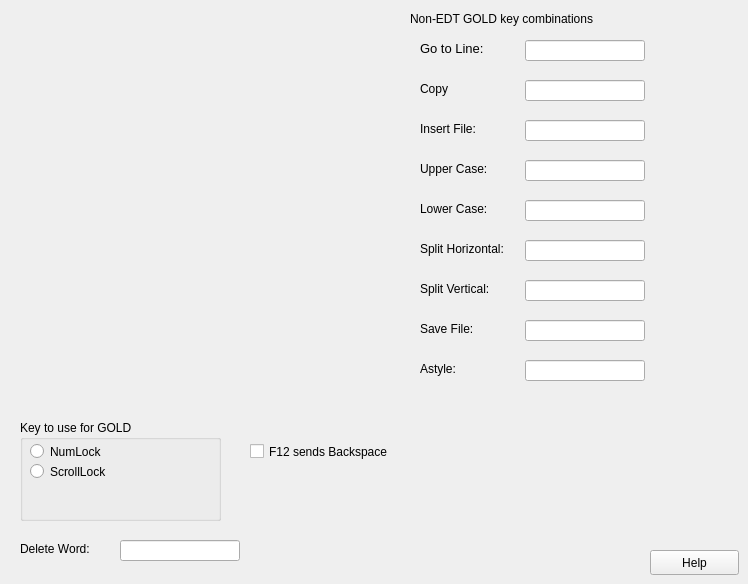
     <widget class="QWidget" name="tab4">
      <attribute name="title">
       <string>EDT Keypad</string>
      </attribute>
      <widget class="QLabel" name="keypad_label">
       <property name="geometry">
        <rect>
         <x>0</x>
         <y>0</y>
         <width>398</width>
         <height>398</height>
        </rect>
       </property>
      </widget>
      <widget class="KeyLineEdit" name="key_EDT_GotoLine">
       <property name="enabled">
        <bool>true</bool>
       </property>
       <property name="geometry">
        <rect>
         <x>525</x>
         <y>40</y>
         <width>120</width>
         <height>21</height>
        </rect>
       </property>
       <property name="minimumSize">
        <size>
         <width>120</width>
         <height>0</height>
        </size>
       </property>
       <property name="toolTip">
        <string>Jump to a specific line number</string>
       </property>
       <property name="whatsThis">
        <string>Jump to a specific line number</string>
       </property>
       <property name="accessibleDescription">
        <string>Jump to specific line number</string>
       </property>
       <property name="readOnly">
        <bool>true</bool>
       </property>
      </widget>
      <widget class="QLabel" name="label_49">
       <property name="geometry">
        <rect>
         <x>420</x>
         <y>40</y>
         <width>71</width>
         <height>16</height>
        </rect>
       </property>
       <property name="font">
        <font>
         <pointsize>10</pointsize>
        </font>
       </property>
       <property name="text">
        <string>Go to Line:</string>
       </property>
      </widget>
      <widget class="QLabel" name="label_45">
       <property name="geometry">
        <rect>
         <x>410</x>
         <y>10</y>
         <width>281</width>
         <height>17</height>
        </rect>
       </property>
       <property name="text">
        <string>Non-EDT GOLD key combinations</string>
       </property>
      </widget>
      <widget class="QLabel" name="label_46">
       <property name="geometry">
        <rect>
         <x>420</x>
         <y>80</y>
         <width>67</width>
         <height>17</height>
        </rect>
       </property>
       <property name="text">
        <string>Copy</string>
       </property>
      </widget>
      <widget class="KeyLineEdit" name="key_EDT_Copy">
       <property name="enabled">
        <bool>true</bool>
       </property>
       <property name="geometry">
        <rect>
         <x>525</x>
         <y>80</y>
         <width>120</width>
         <height>21</height>
        </rect>
       </property>
       <property name="minimumSize">
        <size>
         <width>120</width>
         <height>0</height>
        </size>
       </property>
       <property name="toolTip">
        <string>Jump to a specific line number</string>
       </property>
       <property name="whatsThis">
        <string>Jump to a specific line number</string>
       </property>
       <property name="accessibleDescription">
        <string>Jump to specific line number</string>
       </property>
       <property name="readOnly">
        <bool>true</bool>
       </property>
      </widget>
      <widget class="QLabel" name="label_47">
       <property name="geometry">
        <rect>
         <x>420</x>
         <y>120</y>
         <width>67</width>
         <height>17</height>
        </rect>
       </property>
       <property name="text">
        <string>Insert File:</string>
       </property>
      </widget>
      <widget class="KeyLineEdit" name="key_EDT_InsertFile">
       <property name="enabled">
        <bool>true</bool>
       </property>
       <property name="geometry">
        <rect>
         <x>525</x>
         <y>120</y>
         <width>120</width>
         <height>21</height>
        </rect>
       </property>
       <property name="minimumSize">
        <size>
         <width>120</width>
         <height>0</height>
        </size>
       </property>
       <property name="toolTip">
        <string>Jump to a specific line number</string>
       </property>
       <property name="whatsThis">
        <string>Jump to a specific line number</string>
       </property>
       <property name="accessibleDescription">
        <string>Jump to specific line number</string>
       </property>
       <property name="readOnly">
        <bool>true</bool>
       </property>
      </widget>
      <widget class="QLabel" name="label_48">
       <property name="geometry">
        <rect>
         <x>420</x>
         <y>160</y>
         <width>71</width>
         <height>17</height>
        </rect>
       </property>
       <property name="text">
        <string>Upper Case:</string>
       </property>
      </widget>
      <widget class="KeyLineEdit" name="key_EDT_UpperCase">
       <property name="enabled">
        <bool>true</bool>
       </property>
       <property name="geometry">
        <rect>
         <x>525</x>
         <y>160</y>
         <width>120</width>
         <height>21</height>
        </rect>
       </property>
       <property name="minimumSize">
        <size>
         <width>120</width>
         <height>0</height>
        </size>
       </property>
       <property name="toolTip">
        <string>Jump to a specific line number</string>
       </property>
       <property name="whatsThis">
        <string>Jump to a specific line number</string>
       </property>
       <property name="accessibleDescription">
        <string>Jump to specific line number</string>
       </property>
       <property name="readOnly">
        <bool>true</bool>
       </property>
      </widget>
      <widget class="QLabel" name="label_50">
       <property name="geometry">
        <rect>
         <x>420</x>
         <y>200</y>
         <width>81</width>
         <height>17</height>
        </rect>
       </property>
       <property name="text">
        <string>Lower Case:</string>
       </property>
      </widget>
      <widget class="KeyLineEdit" name="key_EDT_LowerCase">
       <property name="enabled">
        <bool>true</bool>
       </property>
       <property name="geometry">
        <rect>
         <x>525</x>
         <y>200</y>
         <width>120</width>
         <height>21</height>
        </rect>
       </property>
       <property name="minimumSize">
        <size>
         <width>120</width>
         <height>0</height>
        </size>
       </property>
       <property name="toolTip">
        <string>Jump to a specific line number</string>
       </property>
       <property name="whatsThis">
        <string>Jump to a specific line number</string>
       </property>
       <property name="accessibleDescription">
        <string>Jump to specific line number</string>
       </property>
       <property name="readOnly">
        <bool>true</bool>
       </property>
      </widget>
      <widget class="QLabel" name="label_51">
       <property name="geometry">
        <rect>
         <x>420</x>
         <y>240</y>
         <width>101</width>
         <height>17</height>
        </rect>
       </property>
       <property name="text">
        <string>Split Horizontal:</string>
       </property>
      </widget>
      <widget class="KeyLineEdit" name="key_EDT_SplitHorizontal">
       <property name="enabled">
        <bool>true</bool>
       </property>
       <property name="geometry">
        <rect>
         <x>525</x>
         <y>240</y>
         <width>120</width>
         <height>21</height>
        </rect>
       </property>
       <property name="minimumSize">
        <size>
         <width>120</width>
         <height>0</height>
        </size>
       </property>
       <property name="toolTip">
        <string>Jump to a specific line number</string>
       </property>
       <property name="whatsThis">
        <string>Jump to a specific line number</string>
       </property>
       <property name="accessibleDescription">
        <string>Jump to specific line number</string>
       </property>
       <property name="readOnly">
        <bool>true</bool>
       </property>
      </widget>
      <widget class="QLabel" name="label_52">
       <property name="geometry">
        <rect>
         <x>420</x>
         <y>280</y>
         <width>91</width>
         <height>17</height>
        </rect>
       </property>
       <property name="text">
        <string>Split Vertical:</string>
       </property>
      </widget>
      <widget class="KeyLineEdit" name="key_EDT_SplitVertical">
       <property name="enabled">
        <bool>true</bool>
       </property>
       <property name="geometry">
        <rect>
         <x>525</x>
         <y>280</y>
         <width>120</width>
         <height>21</height>
        </rect>
       </property>
       <property name="minimumSize">
        <size>
         <width>120</width>
         <height>0</height>
        </size>
       </property>
       <property name="toolTip">
        <string>Jump to a specific line number</string>
       </property>
       <property name="whatsThis">
        <string>Jump to a specific line number</string>
       </property>
       <property name="accessibleDescription">
        <string>Jump to specific line number</string>
       </property>
       <property name="readOnly">
        <bool>true</bool>
       </property>
      </widget>
      <widget class="QPushButton" name="edtHelp_PB">
       <property name="geometry">
        <rect>
         <x>650</x>
         <y>550</y>
         <width>89</width>
         <height>25</height>
        </rect>
       </property>
       <property name="text">
        <string>Help</string>
       </property>
      </widget>
      <widget class="QLabel" name="label_53">
       <property name="geometry">
        <rect>
         <x>420</x>
         <y>320</y>
         <width>67</width>
         <height>17</height>
        </rect>
       </property>
       <property name="text">
        <string>Save File:</string>
       </property>
      </widget>
      <widget class="KeyLineEdit" name="key_EDT_SaveFile">
       <property name="enabled">
        <bool>true</bool>
       </property>
       <property name="geometry">
        <rect>
         <x>525</x>
         <y>320</y>
         <width>120</width>
         <height>21</height>
        </rect>
       </property>
       <property name="minimumSize">
        <size>
         <width>120</width>
         <height>0</height>
        </size>
       </property>
       <property name="toolTip">
        <string>Jump to a specific line number</string>
       </property>
       <property name="whatsThis">
        <string>Jump to a specific line number</string>
       </property>
       <property name="accessibleDescription">
        <string>Jump to specific line number</string>
       </property>
       <property name="readOnly">
        <bool>true</bool>
       </property>
      </widget>
      <widget class="QGroupBox" name="groupBox">
       <property name="geometry">
        <rect>
         <x>20</x>
         <y>420</y>
         <width>201</width>
         <height>101</height>
        </rect>
       </property>
       <property name="title">
        <string>Key to use for GOLD</string>
       </property>
       <widget class="QRadioButton" name="numLock_RB">
        <property name="geometry">
         <rect>
          <x>10</x>
          <y>20</y>
          <width>112</width>
          <height>23</height>
         </rect>
        </property>
        <property name="text">
         <string>NumLock</string>
        </property>
       </widget>
       <widget class="QRadioButton" name="scrollLock_RB">
        <property name="geometry">
         <rect>
          <x>10</x>
          <y>40</y>
          <width>112</width>
          <height>23</height>
         </rect>
        </property>
        <property name="text">
         <string>ScrollLock</string>
        </property>
       </widget>
      </widget>
      <widget class="QLabel" name="label_54">
       <property name="geometry">
        <rect>
         <x>420</x>
         <y>360</y>
         <width>67</width>
         <height>17</height>
        </rect>
       </property>
       <property name="text">
        <string>Astyle:</string>
       </property>
      </widget>
      <widget class="KeyLineEdit" name="key_EDT_Astyle">
       <property name="enabled">
        <bool>true</bool>
       </property>
       <property name="geometry">
        <rect>
         <x>525</x>
         <y>360</y>
         <width>120</width>
         <height>21</height>
        </rect>
       </property>
       <property name="minimumSize">
        <size>
         <width>120</width>
         <height>0</height>
        </size>
       </property>
       <property name="toolTip">
        <string>Jump to a specific line number</string>
       </property>
       <property name="whatsThis">
        <string>Jump to a specific line number</string>
       </property>
       <property name="accessibleDescription">
        <string>Jump to specific line number</string>
       </property>
       <property name="readOnly">
        <bool>true</bool>
       </property>
      </widget>
      <widget class="QLabel" name="label_55">
       <property name="geometry">
        <rect>
         <x>20</x>
         <y>540</y>
         <width>90</width>
         <height>17</height>
        </rect>
       </property>
       <property name="text">
        <string>Delete Word: </string>
       </property>
      </widget>
      <widget class="KeyLineEdit" name="key_EDT_Word">
       <property name="enabled">
        <bool>true</bool>
       </property>
       <property name="geometry">
        <rect>
         <x>120</x>
         <y>540</y>
         <width>120</width>
         <height>21</height>
        </rect>
       </property>
       <property name="minimumSize">
        <size>
         <width>120</width>
         <height>0</height>
        </size>
       </property>
       <property name="toolTip">
        <string>Jump to a specific line number</string>
       </property>
       <property name="whatsThis">
        <string>Jump to a specific line number</string>
       </property>
       <property name="accessibleDescription">
        <string>Jump to specific line number</string>
       </property>
       <property name="readOnly">
        <bool>true</bool>
       </property>
      </widget>
      <widget class="QCheckBox" name="f12AsBackspace_CKB">
       <property name="geometry">
        <rect>
         <x>250</x>
         <y>440</y>
         <width>161</width>
         <height>23</height>
        </rect>
       </property>
       <property name="text">
        <string>F12 sends Backspace</string>
       </property>
      </widget>
     </widget>
